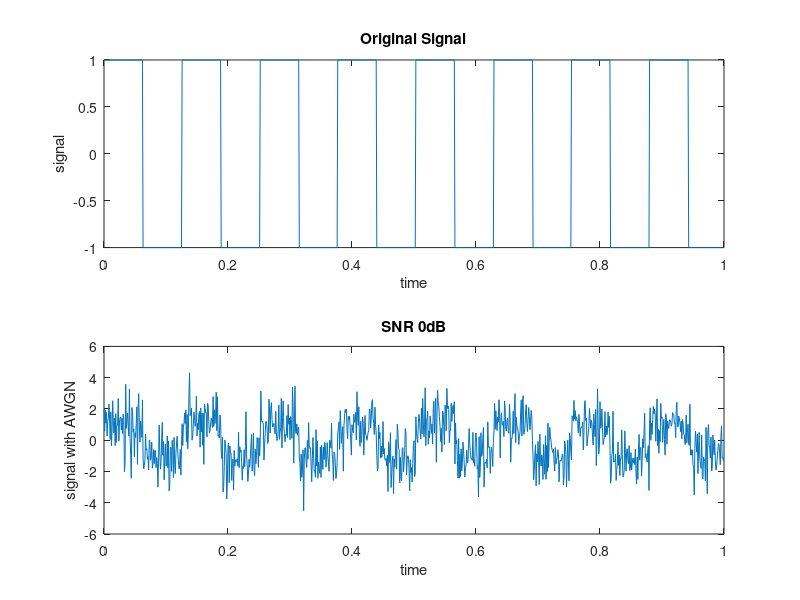

MATLAB code for this plot:
clc;
clear all;
close all;

%Parameters
Fs=1000; %sampling frequency
T=1;     %signal duration
t=0:1/Fs:T-1/Fs; %Time Vector

%Signal generation
signal= square(t*50);

%Noise Generation
SNR_dB=0;
noise_power= var(signal)/(10^(SNR_dB/10));
noise= sqrt(noise_power)* randn(size(t));


%Add noise to signal
noisy_signal1= signal+noise;
noisy_signal2= awgn(signal,SNR_dB);

subplot(2,1,1);
plot(t,signal);
title('Original Signal');
xlabel('time');
ylabel('signal');
subplot(2,1,2);
plot(t,noisy_signal1);
title('SNR 0dB');
xlabel('time');
ylabel('signal with AWGN');
